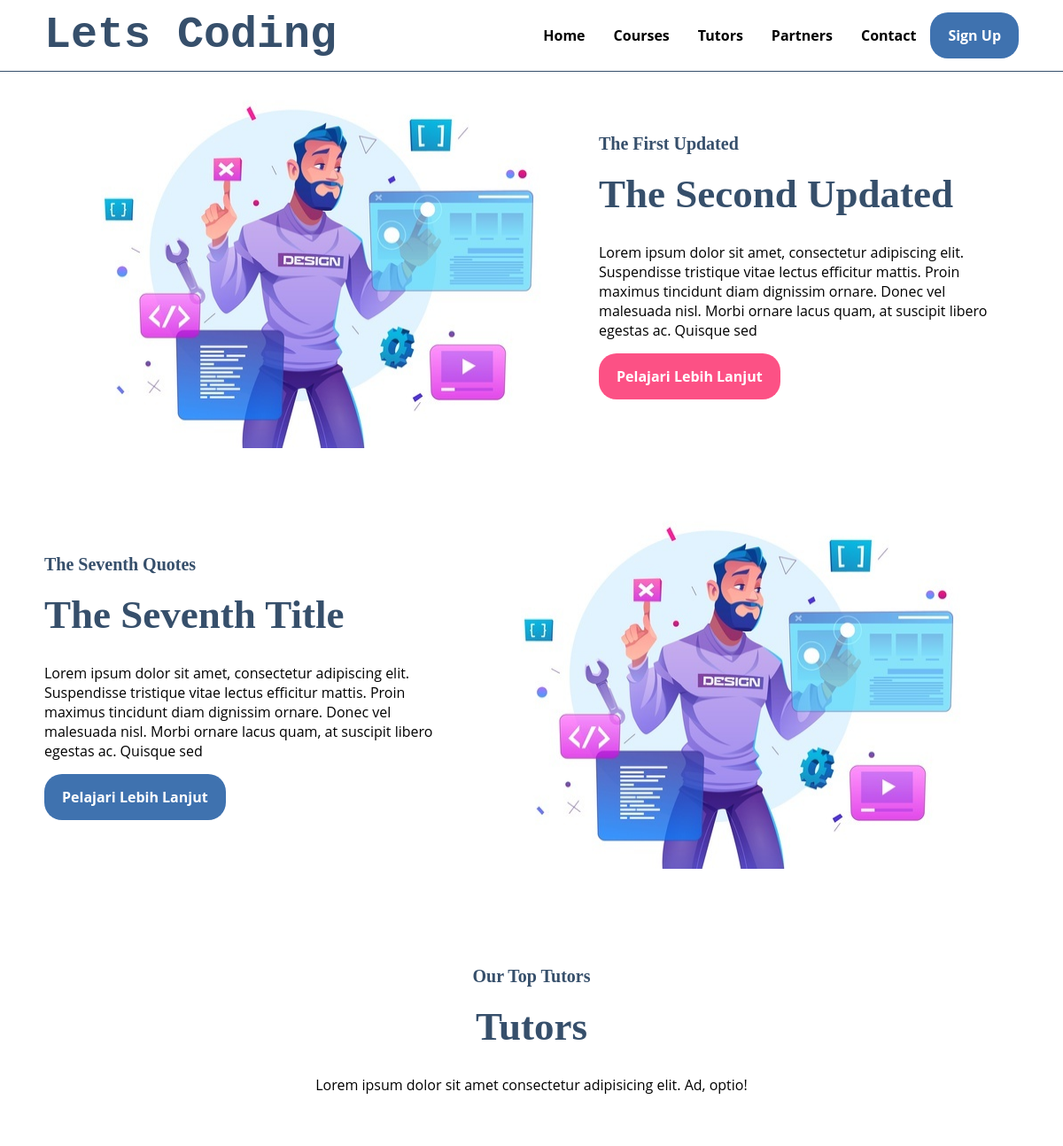
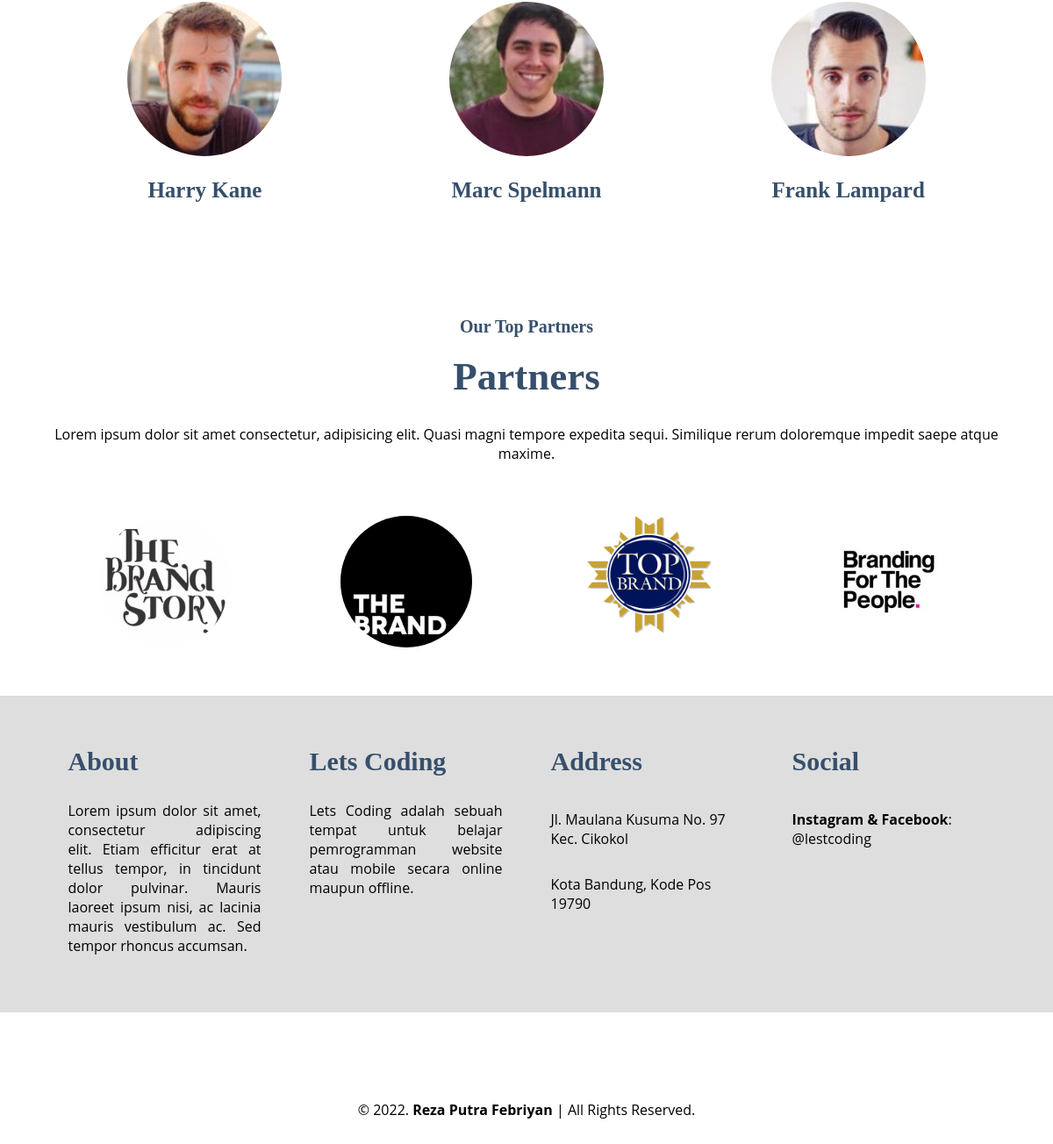
The page / on the database its author committed (2 pictures, top to bottom).
### tables this page shows
CREATE TABLE `halaman` (
  `id` int(11) NOT NULL,
  `judul` varchar(50) NOT NULL,
  `kutipan` varchar(50) NOT NULL,
  `isi` text NOT NULL,
  `created_at` timestamp NOT NULL DEFAULT CURRENT_TIMESTAMP
);

CREATE TABLE `tutors` (
  `id` int(5) NOT NULL,
  `nama` varchar(50) NOT NULL,
  `foto` varchar(70) NOT NULL,
  `isi` text NOT NULL,
  `created_at` timestamp NOT NULL DEFAULT CURRENT_TIMESTAMP
);

CREATE TABLE `partners` (
  `id` int(5) NOT NULL,
  `nama` varchar(50) NOT NULL,
  `foto` varchar(70) NOT NULL,
  `isi` text NOT NULL,
  `created_at` timestamp NOT NULL DEFAULT CURRENT_TIMESTAMP
);

CREATE TABLE `info` (
  `id` int(11) NOT NULL,
  `judul` varchar(50) NOT NULL,
  `isi` text NOT NULL,
  `created_at` timestamp NOT NULL DEFAULT CURRENT_TIMESTAMP
);

### config/function.php (called while the page is built, shortened)
<?php
function urlDasar()
{
    $base_url = "http://".$_SERVER['SERVER_NAME'].dirname($_SERVER['SCRIPT_NAME']);
    return $base_url;
}
function getImage($id_tulisan)
{
    global $konek;
    $sql = "SELECT * FROM halaman WHERE id = '$id_tulisan' ";
    $query = mysqli_query($konek, $sql);
    $result = mysqli_fetch_array($query);
    $text = $result['isi'];
    preg_match('/< *img[^>]*src *= *["\']?([^"\']*)/i', $text, $img);
    $gambar = $img[1];
    $gambar = str_replace("../img/",urlDasar()."/img/", $gambar);
    return $gambar;
}
function getQuote($id_tulisan)
{
    global $konek;
    $sql = "SELECT * FROM halaman WHERE id = '$id_tulisan' ";
    $query = mysqli_query($konek, $sql);
    $result = mysqli_fetch_array($query);
    $text = $result['kutipan'];
    return $text;
}
function getTitle($id_tulisan) {
    global $konek;
    $sql = "SELECT * FROM halaman WHERE id = '$id_tulisan' ";
    $query = mysqli_query($konek, $sql);
    $result = mysqli_fetch_array($query);
    $text = $result['judul'];
    return $text;
}
function getContent($id_tulisan)
{
    global $konek;
    $sql = "SELECT * FROM halaman WHERE id = '$id_tulisan' ";
    $query = mysqli_query($konek, $sql);
    $result = mysqli_fetch_array($query);
    $text = strip_tags($result['isi']);
    return $text;
}
function cleanSlug($title)
{
    $slug = strtolower($title);
    $slug = preg_replace("/[^a-zA-Z0-9\s]/","", $slug);
    $slug = str_replace(" ","-",$slug);
    return $slug;
}
function createPageUrl($id)
{
    global $konek;
    $sql = "SELECT * FROM halaman WHERE id = '$id' ";
    $query = mysqli_query($konek, $sql);
    $result = mysqli_fetch_array($query);
    $title = cleanSlug($result['judul']);
    return urlDasar()."/halaman.php/$id/$title";
}
function createPageTutors($id)
{
    global $konek;
    $sql = "SELECT * FROM tutors WHERE id = '$id' ";
    $query = mysqli_query($konek, $sql);
    $result = mysqli_fetch_array($query);
    $name = cleanSlug($result['nama']);
    return urlDasar()."/tutors.php/$id/$name";
}
function createPagePartners($id)
{
    global $konek;
    $sql = "SELECT * FROM partners WHERE id = '$id' ";
    $query = mysqli_query($konek, $sql);
    $result = mysqli_fetch_array($query);
    $name = cleanSlug($result['nama']);
    return urlDasar()."/partners.php/$id/$name";
}
function wordMax($isi, $max)
{
    $array_isi = explode(" ", $isi);
    $array_isi = array_slice($array_isi, 0, $max);
    $isi = implode(" ", $array_isi);
    return $isi;
}
function tutorsPict($id)
{
    global $konek;
    $sql = "SELECT * FROM tutors WHERE id = '$id' ";
    $query = mysqli_query($konek, $sql);
    $result = mysqli_fetch_array($query);
    $foto = $result['foto'];
    if ($foto) {
        return $foto;
    } else {
        return "default_picture.png";
    }
}
function partnersPict($id)
{
    global $konek;
    $sql = "SELECT * FROM partners WHERE id = '$id' ";
    $query = mysqli_query($konek, $sql);
    $result = mysqli_fetch_array($query);
    $foto = $result['foto'];
    if ($foto) {
        return $foto;
    } else {
        return "default_partners.png";
    }
}
function getContentInfo($id, $kolom)
{
    global $konek;
    $sql = "SELECT $kolom FROM info WHERE id = '$id' ";
    $query = mysqli_query($konek, $sql);
    $result = mysqli_fetch_array($query);
    return $result[$kolom];
}

### index.php (the view)
<?php include_once 'header.php'; ?>
        <section id="home">
            <img src="<?= getImage('5')?>" alt="">
            <div class="kolom">
                <p class="deskripsi"><?= getQuote('5') ?></p>
                <h2><?= getTitle('5') ?></h2>
                <p><?= wordMax(getContent('5'), 35) ?></p>
                <p><a href="<?= createPageUrl('5')?>" class="tbl-pink">Pelajari Lebih Lanjut</a></p>
            </div>
        </section>
        <section id="courses">
            <div class="kolom">
                <p class="deskripsi"><?= getQuote('11') ?></p>
                <h2><?= getTitle('11') ?></h2>
                <p><?= wordMax(getContent('11'), 35) ?></p>
                <p><a href="<?= createPageUrl('11')?>" class="tbl-biru">Pelajari Lebih Lanjut</a></p>
            </div>
            <img src="<?= getImage('11') ?>" alt="">
        </section>
        <section id="tutors">
            <div class="tengah">
                <div class="kolom">
                    <p class="deskripsi">Our Top Tutors</p>
                    <h2>Tutors</h2>
                    <p>Lorem ipsum dolor sit amet consectetur adipisicing elit. Ad, optio!</p>
                </div>
                <div class="tutor-list">
                    <?php
                        $sql = "SELECT * FROM tutors ORDER BY id DESC";
                        $query = mysqli_query($konek, $sql);
                        while ($result = mysqli_fetch_array($query)) {
                    ?>
                        <div class="kartu-tutor">
                            <a href="<?= createPageTutors($result['id']) ?>">
                            <img src="<?= urlDasar()."/img/".tutorsPict($result['id']) ?>"/>
                            <p><?= $result['nama'] ?></p>
                            </a>
                        </div>
                    <?php } ?>
                </div>
            </div>
        </section>
        <section id="partners">
            <div class="tengah">
                <div class="kolom">
                    <p class="deskripsi">Our Top Partners</p>
                    <h2>Partners</h2>
                    <p>Lorem ipsum dolor sit amet consectetur, adipisicing elit. Quasi magni tempore expedita sequi. Similique rerum doloremque impedit saepe atque maxime.</p>
                </div>
                <div class="partner-list">
                <?php
                    $sql = "SELECT * FROM partners ORDER BY id ASC";
                    $query = mysqli_query($konek, $sql);
                    while ($result = mysqli_fetch_array($query)) {
                ?>
                    <div class="kartu-partner">
                        <a href="<?= createPagePartners($result['id']) ?>">
                        <img src="<?= urlDasar()."/img/".partnersPict($result['id']) ?>"/>
                        </a>
                    </div>
                <?php } ?>
                </div>
            </div>
        </section>
<?php include_once 'footer.php'; ?>

### header.php (shortened to what this page needs)
<?php
include_once 'config/koneksi.php';
include_once 'config/function.php';
?>
<!DOCTYPE html>
<html lang="en">
<head>
    <link rel="stylesheet" href="<?= urlDasar()?>/css/style.css">
</head>
<body>
    <nav>
        <div class="wrapper">
            <div class="logo"><a href="<?= urlDasar() ?>">Lets Coding</a></div>
            <div class="menu">
                <ul>
                    <li><a href="<?= urlDasar() ?>#home">Home</a></li>
                    <li><a href="<?= urlDasar() ?>#courses">Courses</a></li>
                    <li><a href="<?= urlDasar() ?>#tutors">Tutors</a></li>
                    <li><a href="<?= urlDasar() ?>#partners">Partners</a></li>
                    <li><a href="<?= urlDasar() ?>#contact">Contact</a></li>
                    <li>
                        <?php
                        if (isset($_SESSION['nama_member'])) {
                            echo $_SESSION['nama_member'] . " <a href='".urlDasar()."/logout.php'>Logout</a>";
                        } else {
                        ?>
                            <a href="pendaftaran.php" class="tbl-biru">Sign Up</a>
                        <?php } ?>
                    </li>
                </ul>
            </div>
        </div>
    </nav>
    <div class="wrapper">

### footer.php
</div>
<div id="contact">
    <div class="wrapper">
        <div class="footer">
            <div class="footer-section">
                <h3><?= getContentInfo('1','judul')?></h3>
                <?= getContentInfo('1','isi')?>
            </div>
            <div class="footer-section">
                <h3><?= getContentInfo('2','judul')?></h3>
                <?= getContentInfo('2','isi')?>
            </div>
            <div class="footer-section">
                <h3><?= getContentInfo('3','judul')?></h3>
                <?= getContentInfo('3','isi')?>
            </div>
            <div class="footer-section">
                <h3><?= getContentInfo('4','judul')?></h3>
                <?= getContentInfo('4','isi')?>
            </div>
        </div>
    </div>
</div>
<div id="copyright">
    <div class="wrapper">
        &copy; 2022. <b>Reza Putra Febriyan</b> | All Rights Reserved.
    </div>
</div>
</body>
</html>

### css/style.css (style rules this page uses)
* { text-decoration: none; margin: 0px; padding: 0px; }
body { margin: 0px; padding: 0px; font-family: 'Open Sans',sans-serif; }
.wrapper { width: 1100px; margin: auto; position: relative; }
.logo a { font-size: 50px; font-weight: 800; float: left; font-family: courier; color: #364f6b; }
.menu { float: right; }
nav { width: 100%; margin: auto; display: flex; line-height: 80px; position: sticky; position: -webkit-sticky; top: 0; background: #FFFFFF; z-index: 1; border-bottom:1px solid #364f6b; }
nav ul { list-style-type: none; margin: 0; padding: 0; overflow: hidden; }
nav ul li { float: left; }
nav ul li a { color: black; font-weight: bold; text-align: center; padding: 0px 16px 0px 16px; text-decoration: none; }
section { margin: auto; display: flex; margin-bottom: 50px; }
.kolom { margin-top: 50px; margin-bottom: 50px; }
.kolom .deskripsi { font-size: 20px; font-weight: bold; font-family: 'comic sans ms'; color: #364f6b; }
h2 { font-family: 'comic sans ms'; font-weight: 800; font-size: 45px; margin-bottom: 20px; color: #364f6b; width: 100%; line-height: 50px; }
a.tbl-biru { background: #3f72af; border-radius: 20px; margin-top: 20px; padding: 15px 20px 15px 20px; color: #FFFFFF; cursor: pointer; font-weight: bold; }
a.tbl-pink { background: #fc5185; border-radius: 20px; margin-top: 20px; padding: 15px 20px 15px 20px; color: #FFFFFF; cursor: pointer; font-weight: bold; }
p { margin: 10px 0px 10px 0px; padding: 10px 0px 10px 0px; }
.tengah { text-align: center; width: 100%; }
.tutor-list { width: 100%; position: relative; display: flex; flex-wrap: wrap; }
.kartu-tutor { width: 20%; margin: 0 auto; }
.kartu-tutor img { width: 80%; border-radius: 50%; }
.kartu-tutor p { font-family: 'comic sans ms'; font-weight: 800; font-size: 25px; text-align: center; color: #364f6b; }
.partner-list { width: 100%; position: relative; display: flex; flex-wrap: wrap; }
.kartu-partner { width: 20%; margin: 0 auto; }
.kartu-partner img { width: 150px; border-radius: 50%; }
#contact { background: #dedede; padding:50px 0px 50px 0px; }
.footer { width: 100%; position: relative; display: flex; flex-wrap: wrap; margin: auto; }
.footer-section { width: 20%; margin: 0 auto; }
h3 { font-family: 'comic sans ms'; font-weight: 800; font-size: 30px; margin-bottom: 20px; color: #364f6b; width: 100%; line-height: 50px; }
#copyright { text-align: center; width: 100%; padding: 50px 0px 50px 0px; margin-top: 50px; }

### rows shown on the page
halaman: kutipan "The First Updated", judul "The Second Updated", isi "Lorem ipsum dolor sit amet, consectetur adipiscing elit. Suspendisse tristique vitae lectus efficitur mattis. Proin maximus tincidunt diam dignissim ornare. Donec vel malesuada nisl. Morbi ornare lacus quam, at suscipit libero egestas ac. Quisque sed"
halaman: kutipan "The Seventh Quotes", judul "The Seventh Title", isi "Lorem ipsum dolor sit amet, consectetur adipiscing elit. Suspendisse tristique vitae lectus efficitur mattis. Proin maximus tincidunt diam dignissim ornare. Donec vel malesuada nisl. Morbi ornare lacus quam, at suscipit libero egestas ac. Quisque sed"
tutors: id+foto (picture), nama "Harry Kane"
tutors: id+foto (picture), nama "Marc Spelmann"
tutors: id+foto (picture), nama "Frank Lampard"
partners: id+foto (picture)
partners: id+foto (picture)
partners: id+foto (picture)
partners: id+foto (picture)
info: judul "About", isi "Lorem ipsum dolor sit amet, consectetur adipiscing elit. Etiam efficitur erat at tellus tempor, in tincidunt dolor pulvinar. Mauris laoreet ipsum nisi, ac lacinia mauris vestibulum ac. Sed tempor rhoncus accumsan."
info: judul "Lets Coding", isi "Lets Coding adalah sebuah tempat untuk belajar pemrogramman website atau mobile secara online maupun offline."
info: judul "Address", isi "Jl. Maulana Kusuma No. 97 Kec. Cikokol Kota Bandung, Kode Pos 19790"
info: judul "Social", isi "Instagram & Facebook : @lestcoding"
